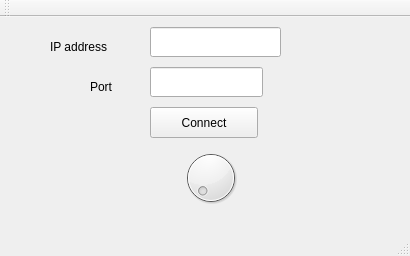
<?xml version="1.0" encoding="UTF-8"?>
<ui version="4.0">
 <class>MainWindow</class>
 <widget class="QMainWindow" name="MainWindow">
  <property name="geometry">
   <rect>
    <x>0</x>
    <y>0</y>
    <width>410</width>
    <height>256</height>
   </rect>
  </property>
  <property name="windowTitle">
   <string>MainWindow</string>
  </property>
  <widget class="QWidget" name="centralWidget">
   <widget class="QLineEdit" name="lineEdit_PORT">
    <property name="geometry">
     <rect>
      <x>150</x>
      <y>50</y>
      <width>113</width>
      <height>30</height>
     </rect>
    </property>
   </widget>
   <widget class="QDial" name="dial">
    <property name="geometry">
     <rect>
      <x>180</x>
      <y>130</y>
      <width>61</width>
      <height>61</height>
     </rect>
    </property>
    <property name="maximum">
     <number>400</number>
    </property>
   </widget>
   <widget class="QPushButton" name="pushButton">
    <property name="geometry">
     <rect>
      <x>150</x>
      <y>90</y>
      <width>108</width>
      <height>31</height>
     </rect>
    </property>
    <property name="text">
     <string>Connect</string>
    </property>
   </widget>
   <widget class="QLineEdit" name="lineEdit_IP">
    <property name="geometry">
     <rect>
      <x>150</x>
      <y>10</y>
      <width>131</width>
      <height>30</height>
     </rect>
    </property>
   </widget>
   <widget class="QLabel" name="label">
    <property name="geometry">
     <rect>
      <x>50</x>
      <y>20</y>
      <width>91</width>
      <height>20</height>
     </rect>
    </property>
    <property name="text">
     <string>IP address</string>
    </property>
   </widget>
   <widget class="QLabel" name="label_2">
    <property name="geometry">
     <rect>
      <x>90</x>
      <y>60</y>
      <width>41</width>
      <height>20</height>
     </rect>
    </property>
    <property name="text">
     <string>Port</string>
    </property>
   </widget>
  </widget>
  <widget class="QMenuBar" name="menuBar">
   <property name="geometry">
    <rect>
     <x>0</x>
     <y>0</y>
     <width>410</width>
     <height>28</height>
    </rect>
   </property>
  </widget>
  <widget class="QToolBar" name="mainToolBar">
   <attribute name="toolBarArea">
    <enum>TopToolBarArea</enum>
   </attribute>
   <attribute name="toolBarBreak">
    <bool>false</bool>
   </attribute>
  </widget>
  <widget class="QStatusBar" name="statusBar"/>
 </widget>
 <layoutdefault spacing="6" margin="11"/>
 <resources/>
 <connections/>
</ui>
